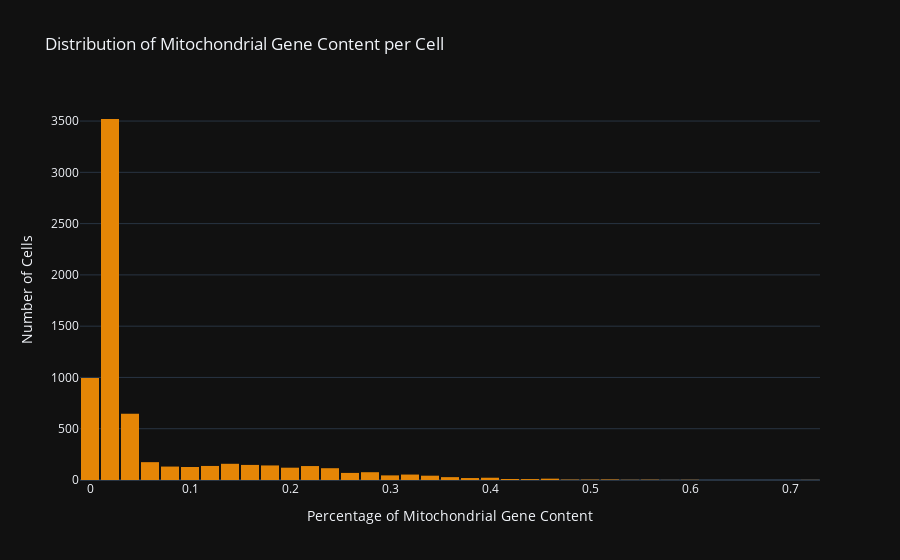

The code cell stored with this chart in its notebook:
### Code cell
fig_mito = px.histogram(
    adata.obs, 
    x='percent_mito', 
    nbins=50, 
    title='Distribution of Mitochondrial Gene Content per Cell',
    labels={'percent_mito': 'Percentage of Mitochondrial Gene Content', 'count': 'Number of Cells'},
    color_discrete_sequence=px.colors.qualitative.Vivid
)

# Update layout for a light background
fig_mito.update_layout(
    xaxis_title='Percentage of Mitochondrial Gene Content',
    yaxis_title='Number of Cells',
    bargap=0.1,
    template='plotly_dark'  # Light background theme
)

fig_mito.show()

### Figure 1 — Plotly figure (JSON) as saved in the notebook; plotly's stock layout.template omitted (floating-point values rounded to 4 significant figures; data arrays with more than 128 entries replaced by an {"elided": "..."} marker saying what was removed)
{"data": [{"alignmentgroup": "True", "bingroup": "x", "hovertemplate": "Percentage of Mitochondrial Gene Content=%{x}<br>count=%{y}<extra></extra>", "legendgroup": "", "marker": {"color": "rgb(229, 134, 6)", "pattern": {"shape": ""}}, "name": "", "nbinsx": 50, "offsetgroup": "", "orientation": "v", "showlegend": false, "type": "histogram", "x": {"elided": "6956 float values"}, "xaxis": "x", "yaxis": "y"}], "layout": {"bargap": 0.1, "barmode": "relative", "legend": {"tracegroupgap": 0}, "title": {"text": "Distribution of Mitochondrial Gene Content per Cell"}, "xaxis": {"anchor": "y", "domain": [0, 1], "title": {"text": "Percentage of Mitochondrial Gene Content"}}, "yaxis": {"anchor": "x", "domain": [0, 1], "title": {"text": "Number of Cells"}}}}
